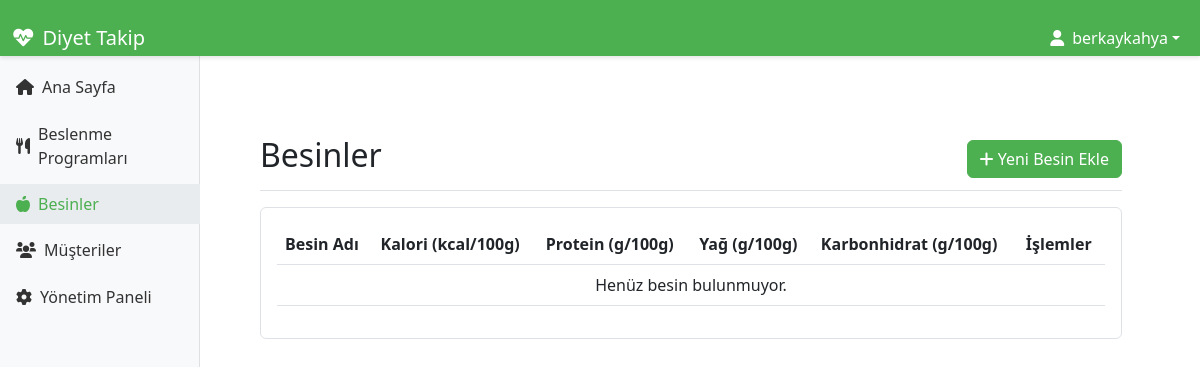
Before: /meals/foods/ (signed in) with the older database file.
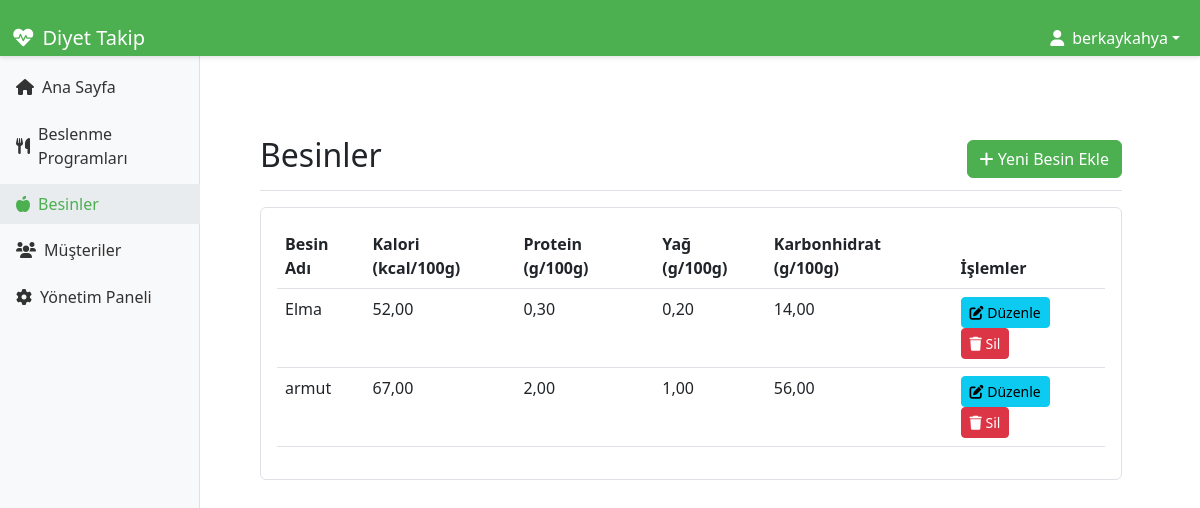
After: the same page with the newer database file.
### meals/models.py (models this page shows, shortened)
class Food(models.Model):
    name = models.CharField(max_length=100, verbose_name="Besin Adı")
    calories = models.DecimalField(max_digits=6, decimal_places=2, verbose_name="Kalori (kcal/100g)")
    protein = models.DecimalField(max_digits=6, decimal_places=2, verbose_name="Protein (g/100g)")
    fat = models.DecimalField(max_digits=6, decimal_places=2, verbose_name="Yağ (g/100g)")
    carbs = models.DecimalField(max_digits=6, decimal_places=2, verbose_name="Karbonhidrat (g/100g)")
    created_at = models.DateTimeField(auto_now_add=True)
    updated_at = models.DateTimeField(auto_now=True)
    class Meta:
        verbose_name = "Besin"
        verbose_name_plural = "Besinler"
        ordering = ['name']

### meals/views.py (the view, shortened to what this page needs)
# urls.py: path('foods/', views.food_list, name='food_list'),
@login_required
def food_list(request):
    foods = Food.objects.all().order_by('name')
    return render(request, 'meals/food_list.html', {'foods': foods})

### templates/meals/food_list.html (shortened to what this page needs)
{% extends 'base.html' %}
{% load static %}
{% block extra_css %}
<link rel="stylesheet" href="{% static 'css/sidebar.css' %}">
{% endblock %}
{% block content %}
<div class="container-fluid">
    <div class="row">
        {% include 'includes/sidebar.html' %}
        <main class="col-md-9 ms-sm-auto col-lg-10 px-md-4">
            <div class="d-flex justify-content-between flex-wrap flex-md-nowrap align-items-center pt-3 pb-2 mb-3 border-bottom">
                <h1 class="h2">Besinler</h1>
                <button type="button" class="btn btn-primary" data-bs-toggle="modal" data-bs-target="#newFoodModal">
                    <i class="fas fa-plus"></i> Yeni Besin Ekle
                </button>
            </div>
            <div class="card">
                <div class="card-body">
                    <div class="table-responsive">
                        <table class="table table-hover">
                            <thead>
                                <tr>
                                    <th>Besin Adı</th>
                                    <th>Kalori (kcal/100g)</th>
                                    <th>Protein (g/100g)</th>
                                    <th>Yağ (g/100g)</th>
                                    <th>Karbonhidrat (g/100g)</th>
                                    <th>İşlemler</th>
                                </tr>
                            </thead>
                            <tbody>
                                {% for food in foods %}
                                <tr>
                                    <td>{{ food.name }}</td>
                                    <td>{{ food.calories }}</td>
                                    <td>{{ food.protein }}</td>
                                    <td>{{ food.fat }}</td>
                                    <td>{{ food.carbs }}</td>
                                    <td>
                                        <button class="btn btn-sm btn-info" onclick="editFood({{ food.id }})">
                                            <i class="fas fa-edit"></i> Düzenle
                                        </button>
                                        <button class="btn btn-sm btn-danger" onclick="deleteFood({{ food.id }})">
                                            <i class="fas fa-trash"></i> Sil
                                        </button>
                                    </td>
                                </tr>
                                {% empty %}
                                <tr>
                                    <td colspan="6" class="text-center">Henüz besin bulunmuyor.</td>
                                </tr>
                                {% endfor %}
                            </tbody>
                        </table>
                    </div>
                </div>
            </div>
        </main>
    </div>
</div>
{% endblock %}

Changed rows visible on the page:
added Food: name "Elma", calories "52,00", protein "0,30", fat "0,20", carbs "14,00"
added Food: name "armut", calories "67,00", protein "2,00", fat "1,00", carbs "56,00"
Other visible differences:
text no longer shown: "Henüz besin bulunmuyor."
